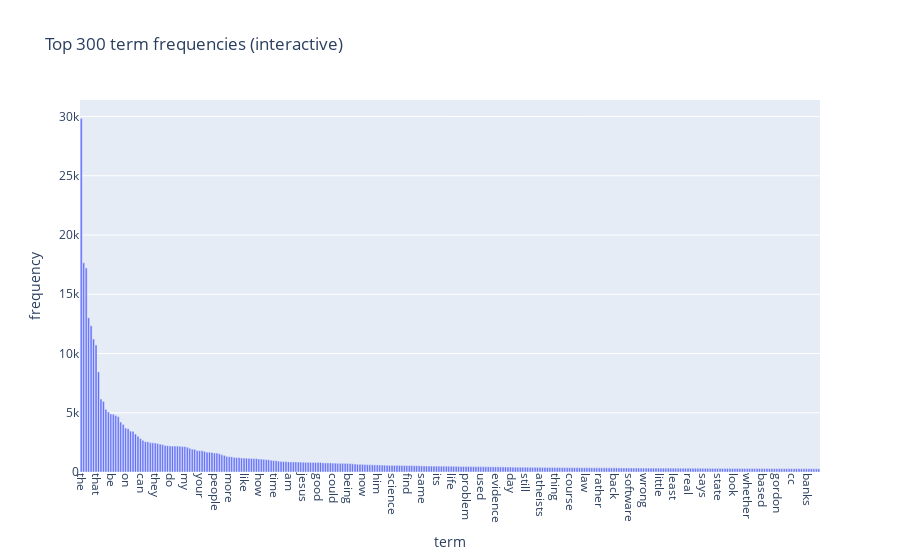

The notebook cell saved with this chart:
### Markdown cell above
### >>> **Exercise 12 (take home):**
If you want a nicer interactive visualization here, I would encourage you try to install and use plotly to achieve this.

### Code cell
# Answer here
# Interactive bar chart with Plotly (top-k terms)
import numpy as np
import plotly.express as px

k = 300  # or any smaller number if it feels heavy
freq = np.asarray(term_frequencies).ravel()
order = freq.argsort()[::-1][:k]                               # sort by frequency (desc)
terms = np.array(count_vect.get_feature_names_out())[order]
vals  = freq[order]

fig = px.bar(x=terms, y=vals, labels={'x':'term', 'y':'frequency'},
             title=f'Top {k} term frequencies (interactive)')
fig.update_layout(xaxis_tickangle=90, bargap=0.2)
fig.show()

### Figure 1 — Plotly figure (JSON) as saved in the notebook; plotly's stock layout.template omitted (floating-point values rounded to 4 significant figures; data arrays with more than 128 entries replaced by an {"elided": "..."} marker saying what was removed)
{"data": [{"hovertemplate": "term=%{x}<br>frequency=%{y}<extra></extra>", "legendgroup": "", "marker": {"color": "#636efa", "pattern": {"shape": ""}}, "name": "", "orientation": "v", "showlegend": false, "textposition": "auto", "type": "bar", "x": {"elided": "300 str values"}, "xaxis": "x", "y": {"elided": "300 int values"}, "yaxis": "y"}], "layout": {"bargap": 0.2, "barmode": "relative", "legend": {"tracegroupgap": 0}, "title": {"text": "Top 300 term frequencies (interactive)"}, "xaxis": {"anchor": "y", "domain": [0, 1], "tickangle": 90, "title": {"text": "term"}}, "yaxis": {"anchor": "x", "domain": [0, 1], "title": {"text": "frequency"}}}}
